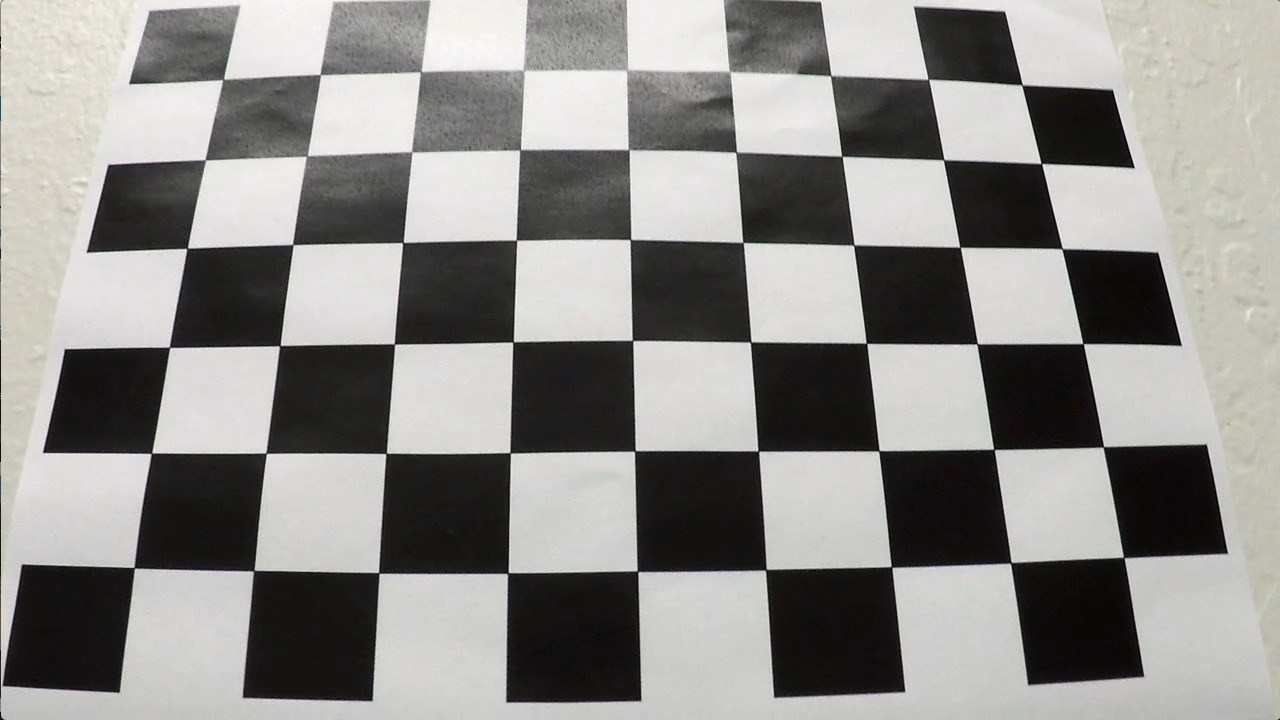
#> input picture 6/calibration3.jpg, 1280 x 720 px
$ jupyter execute --allow-errors '相机标定.ipynb'   (shell and % lines are left out)
#> lines starting #> are read from the running program, lines starting #| are printed output that depends on the picture
[cell 1]
from __future__ import print_function

import numpy as np
import cv2
import matplotlib.pyplot as plt
import pickle

cal = plt.imread('calibration3.jpg')
#> cal is the input picture: shape (720, 1280, 3); mean R, G, B 141.8, 141, 138.1

fig1 = plt.figure(1, figsize=(16, 9))
cal_gray = cv2.cvtColor(cal, cv2.COLOR_RGB2GRAY)
plt.subplot(2,2,1)
plt.imshow(cal)
plt.subplot(2,2,2)
plt.imshow(cal_gray, cmap='gray')
print(cv2.__version__)
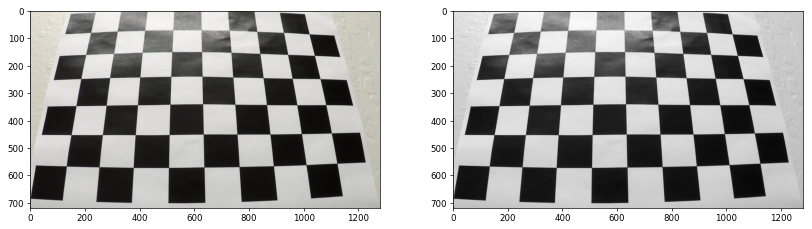
#> figure drawn by matplotlib, 2 panels

使用OpenCV找出棋盘的对角点

[cell 2]
ret, corners = cv2.findChessboardCorners(cal_gray, (9, 6),None)
#> ret = True; corners = 54 rows, first 8: [224.4, 78.44], [319.5, 74.21], [421.5, 70.78], [524.5, 70.76], [625.8, 70.84], [729.5, 71.51], [830.6, 75.96], [927.9, 78.63]
#> (the rest of this cell did not finish here and is left out)

[cell 3]
objp = np.zeros((6*9, 3), np.float32)
objp[:, :2] = np.mgrid[0:9, 0:6].T.reshape(-1, 2)

img_points = []
obj_points = []

img_points.append(corners)
obj_points.append(objp)

[cell 4]
image_size = (cal.shape[1], cal.shape[0])
#> image_size = (1280, 720)
ret, mtx, dist, rvecs, tvecs = cv2.calibrateCamera(obj_points, img_points,
 image_size, None, None)
#> ret = 1.12; mtx = [[1364.2, 0, 697.7], [0, 1379.1, 344.7], [0, 0, 1]]; dist = [[-0.327, -0.363, 0.018, -0.00245, 1.48]]; rvecs = ([-0.514, -0.0895, -0.0234],); tvecs = ([-4.67, -2.64, 12.53],)

[cell 5]
# Read in a test image
img = cv2.imread('calibration3.jpg')
undist = cv2.undistort(img, mtx, dist, None, mtx)
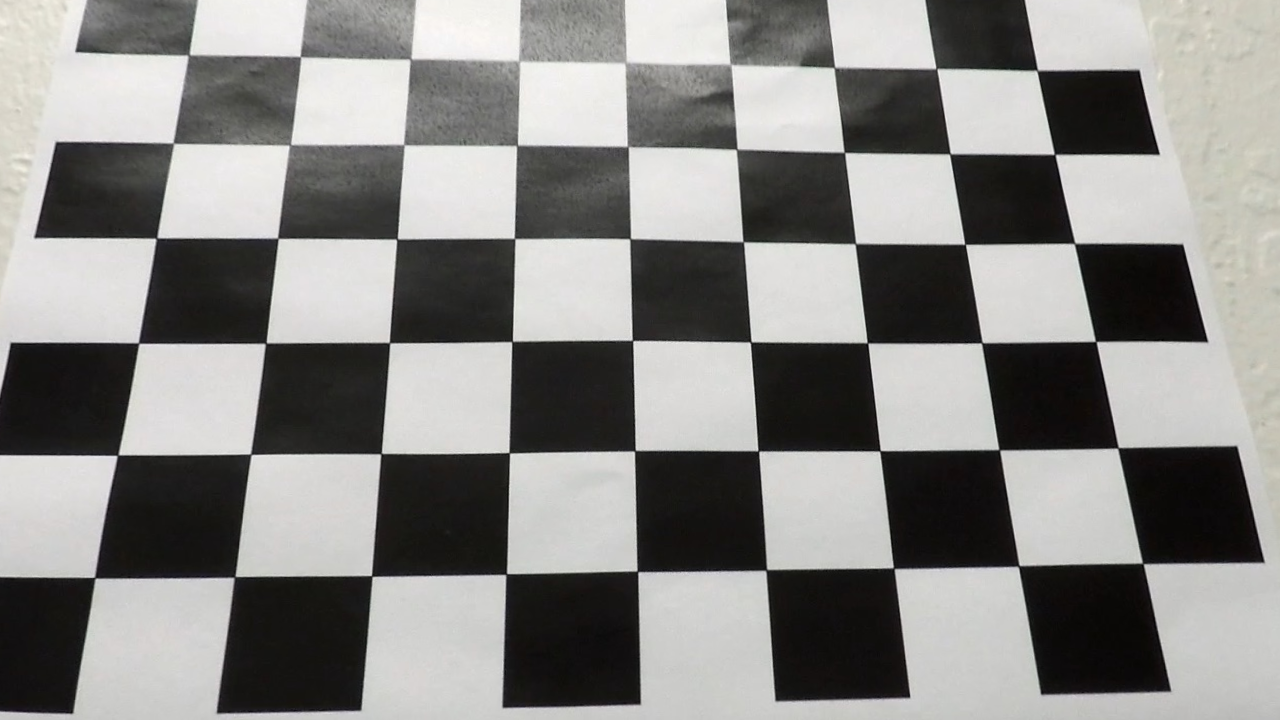
#> undist: shape (720, 1280, 3); mean B, G, R 133, 135.3, 136.1
plt.subplot(2,2,1)
plt.imshow(img)
plt.subplot(2,2,2)
plt.imshow(undist)
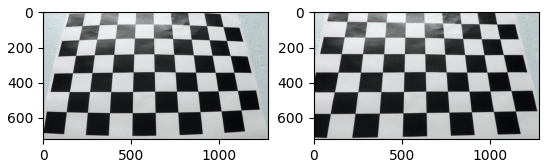
#> figure drawn by matplotlib, 2 panels; B, G, R data is drawn as R, G, B

确定ROI

[cell 6]
import cv2
import matplotlib.pyplot as plt
import numpy as np

# 读取图像
straight_lines1 = cv2.imread('test2.jpg')
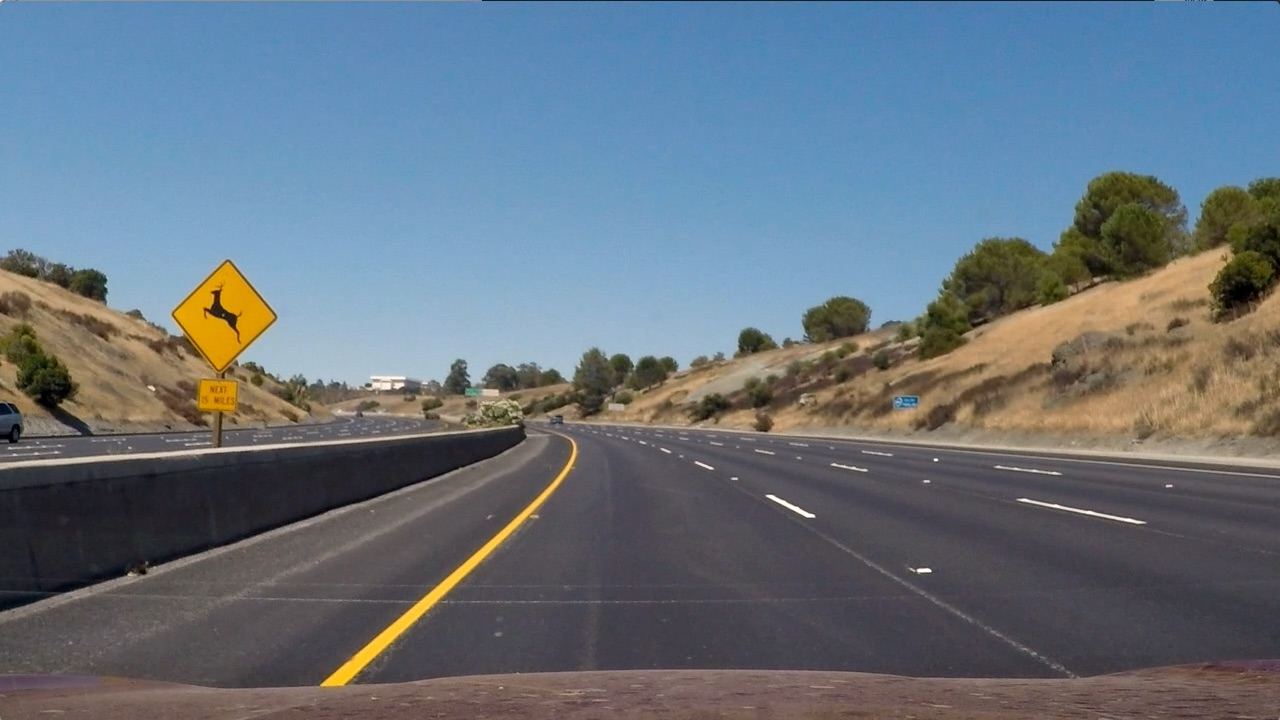
#> input picture 6/test2.jpg, 1280 x 720 px
#> straight_lines1 is the input picture: shape (720, 1280, 3); mean B, G, R 125.5, 114.6, 102.8

# 定义透视变换函数
def perspective_transform(img, M):
    img_size = (img.shape[1], img.shape[0])
#> img_size = (1280, 720)
    warped = cv2.warpPerspective(img, M, img_size, flags=cv2.INTER_LINEAR)
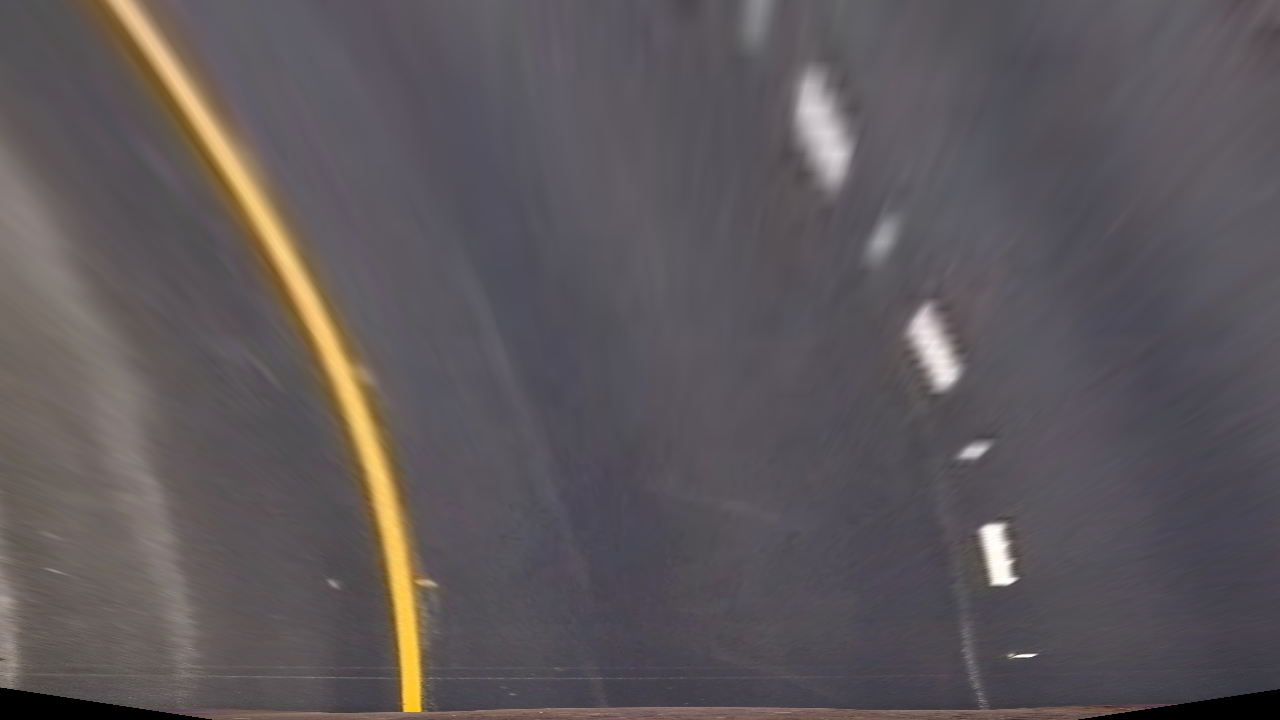
#> warped: shape (720, 1280, 3); mean B, G, R 90.4, 87.5, 93.2
    return warped

# 定义源点和目标点的坐标
corners = [(603, 445), (677, 445), (1105, 720), (205, 720)]
wrap_offset = 150
src_corners = [(603, 445), (677, 445), (1105, 720), (205, 720)]
dst_corners = [(205 + wrap_offset, 0), (1105 - wrap_offset, 0), (1105 - wrap_offset, 720), (205 + wrap_offset, 720)]

# 计算透视变换矩阵 M
M = cv2.getPerspectiveTransform(np.float32(src_corners), np.float32(dst_corners))

# 应用透视变换
wrap_img = perspective_transform(straight_lines1, M)

# 创建一个包含两个子图的图表
fig, (ax1, ax2) = plt.subplots(1, 2, figsize=(10, 5))

# 在第一个子图中显示原始图像
ax1.imshow(straight_lines1)
ax1.set_title('Original Image')
ax1.axis('off')  # 关闭坐标轴

# 在第二个子图中显示变换后的图像
ax2.imshow(wrap_img)
ax2.set_title('Warped Image')
ax2.axis('off')  # 关闭坐标轴

# 显示图表
plt.show()
#> figure, not shown here; B, G, R data is drawn as R, G, B
